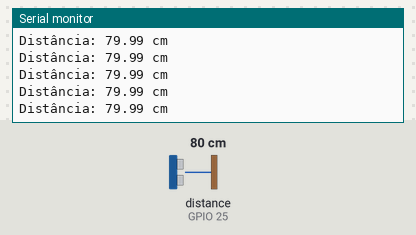
Recording of a sketch running on a simulated ESP32. Shown: the last lines printed to the serial monitor. Wiring (inferred from the names in the program): ultrasonic range finder: trigger GPIO 5; echo GPIO 25. The test bench sets the inputs (shaded band); at power-on: distance to the obstacle (sensor on GPIO 25) 80 cm. The echo pulse lasts 58.3 µs per cm.

Above: at 1.2 s.
1.3 s: distance to the obstacle (sensor on GPIO 25) set to 299 cm
At 1.5 s:
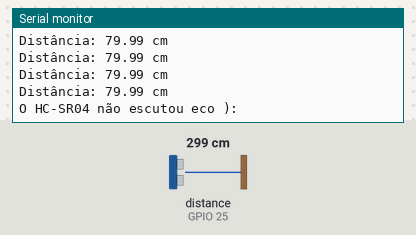
3.3 s: distance to the obstacle (sensor on GPIO 25) set to 2 cm
At 3.38 s:
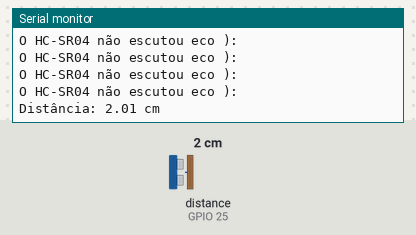

Measured:
- after the input at 1.3 s, the serial monitor: prints a new line after 0.09 s (image 1)
- after the input at 3.3 s, the serial monitor: prints a new line after 0.07 s (image 2)

The sketch:

hc_sr04.ino
```cpp
// esquemático do projeto
/*
    __________________              _____________
   |       ESP32      |            |   HC-SR04   |
   |      NodemCU     |            |             |
   |               5V |------------| Vcc         |
   |              GND |------------| GND         |
   |          GPIO  5 |-----------→| TRIG        |
   |                  | 5V→ ┌------| ECHO        |
   |                  |     |      |_____________|
   |                  |   [1kΩ]
   |                  |     |
   |          GPIO 25 |←----┤ ←3.3V    Vout = Vin · R2 / (R1 + R2)
   |__________________|     |          Vout =  5  · 2k / (1k + 2k)
   .                      [2kΩ]        Vout =  5  · 2k / 3k
   .                        |          Vout ≈ 3.333... V
   .                        ⏚ GND
*/

// explicações do HC-SR04
/*
   Parâmetros elétricos
   ┌-----------------------------------------┐
   | TENSÃO DE OPERAÇÃO              5Vdc    |
   ├-----------------------------------------┤
   | CORRENTE DE OPERAÇÃO            15mA    |
   ├-----------------------------------------┤
   | FREQUÊNCIA DE OPERAÇÃO          40Hz    |
   ├-----------------------------------------┤
   | DISTÂNCIA MÍNIMA PARA MEDIÇÃO   2cm     |
   ├-----------------------------------------┤
   | DISTÂNCIA MÁXIMA PARA MEDIÇÃO   400cm   |
   ├-----------------------------------------┤
   | PRECISÃO PARA MEDIÇÃO           +/- 3mm |      ⟋
   ├-----------------------------------------┤    ⟋
   | ÂNGULO DE MEDIÇÃO               15°     |  <  ) 15°
   └-----------------------------------------┘    ⟍
   .                                                ⟍
   Diagrama de tempo de operação
    ________________________________________________________________________________________________________
   |                                                                                                        |
   | Pino            ┌┐                                     TIMEOUT_US = 17493µs ┌┐                         |
   | TRIG            ||                                               ↓          ||                         |
   | HC_SR04      ---┘└-----------------------------------------(...)---(...)----┘└-------------------(...) |
   |                 ←→                                                                                     |
   |                 10µs                                                                                   |
   |________________________________________________________________________________________________________|
   |                                                                                                        |
   | Pulso                ┌┐┌┐┌┐┌┐┌┐┌┐┌┐┌┐                  TIMEOUT_US = 17493µs     ┌┐┌┐┌┐┌┐┌┐┌┐┌┐┌┐       |
   | ultrassônico         ||||||||||||||||                            ↓              ||||||||||||||||       |
   | emitido      --------┘└┘└┘└┘└┘└┘└┘└┘└----------------------(...)---(...)--------┘└┘└┘└┘└┘└┘└┘└┘└-(...) |
   | pelo HC_SR04         ←→                                                                                |
   |                 40kHz = 25µs                                                                           |
   |                      ←---------------→                                                                 |
   |                             200µs                                                                      |
   |________________________________________________________________________________________________________|
   |                                                                                                        |
   | Pino                                  ┌----------------┐TIMEOUT_US = 17493µs                           |
   | ECHO                                  |                |          ↓                                    |
   | HC_SR04      -------------------------┘                └----(...)---(...)------------------------(...) |
   |                                                                                                        |
   |________________________________________________________________________________________________________|
   */

#define TRIG_PIN 5    // pino TRIGGER conectado na GPIO 5, responsável por iniciar a emissão do pulso ultrassônico
#define ECHO_PIN 25   // pino ECHO conectado na GPIO 25, responsável por medir o tempo percorrido para reflexão do pulso ultrassônico

const float SOUND_SPEED_CM_US = 0.0343;   // cm/μs
/*
   a velocidade do som é de aproximadamente 343m/s

   1m = 100cm
   1s = 1,000,000μs
   portanto,
   1m/s = 100cm / 1,000,000μs = 0.0001cm/μs

   343m/s · 0.0001 = 0.0343cm/μs

   é importante lembrar que a velocidade do som varia com a temperatura (cerca de 0.6m/s a cada 1°C). a velocidade de 0.0343cm/µs assume
   uma temperatura de aproximadamente 20°C
*/
const float MAX_DISTANCE = 3;   // distância máxima que se deseja medir, usada para cálculo do tempo máximo de espera

const unsigned long TIMEOUT_US = 17493;   // tempo máximo de espera para retorno do eco, em microssegundos (µs, ou "US" do nome da constante)
/*
   se a velocidade do som é 343m/s, então
   v   = (d · 2) / t
   343 = (d · 2) / t
   .               t = (d · 2) / 343
   .               no nosso caso, d = MAX_DISTANCE
   .               assumindo MAX_DISTANCE = 3
   .               t = (3 · 2) / 343
   .               t ≈ 0.0174927s, ou 17.493ms, ou 17493µs
*/

// Cálculo da distância em centímetros aferida pelo HC-SR04
float distanceMeasure_cm() {
   // pulso LOW de 2µs para "reset" do sensor HC-SR04 no pino TRIG para garantir estabilidade, exigido no datasheet
   /*
      antes de enviar o pulso HIGH para disparar o sensor, o pino TRIG precisa estar em nível LOW para
      garantir que o pulso será claramente identificado como um pulso novo e não um sinal residual de
      alguma medição anterior

      isso evita "ruídos" ou transições lentas que possam ser interpretadas incorretamente pelo sensor,
      pois estamos "resetando" o sensor para um novo pulso
   */
   digitalWrite(TRIG_PIN, LOW);
   delayMicroseconds(2);

   // pulso HIGH de 10µs para disparo do pulso ultrassônico
   /*
     agora sim podemos enviar o pulso HIGH padrão para que o sensor HC-SR04 emita um pulso ultrassônico,
     sem risco de "ruídos", com duração de 10µs conforme especificado pelo datasheet
   */
   digitalWrite(TRIG_PIN, HIGH);
   delayMicroseconds(10);
   digitalWrite(TRIG_PIN, LOW);

   // duração do eco
   /*
      pulseIn() mede o tempo em microssegundos (µs) em que ECHO_PIN permanece no nível HIGH
      logo após receber o pulso HIGH no pino TRIG, o HC-SR04 coloca o pino ECHO no nível HIGH também.
      o pino ECHO permanece em HIGH até o momento em que o eco do som seja refletido
   */
   long duration = pulseIn(ECHO_PIN, HIGH, TIMEOUT_US);

   // conversão do tempo para distância
   if (duration == 0) {
     return -1;   // isso indica que não houve eco
   }
   return (duration * SOUND_SPEED_CM_US) / 2;   // a divisão por dois ocorre pois o pulso ultrassônico precisa ir e voltar
}

void setup()
{
    Serial.begin(115200);   // 115200 bits por segundo é uma baud rate padrão com a ESP32
    pinMode(TRIG_PIN, OUTPUT);
    pinMode(ECHO_PIN, INPUT);
}

void loop()
{
   float distance_cm = distanceMeasure_cm();

   // impressão dos dados no Serial Monitor
   if(distance_cm < 0) {
      Serial.println("O HC-SR04 não escutou eco ):");
   } else {
      Serial.print("Distância: ");
      Serial.print(distance_cm, 2);   // duas casas decimais
      Serial.println(" cm");
   }

   // delay de 100ms para evitar ecos falsos. o datasheet solicita 60ms
   delay(100);
}
```
